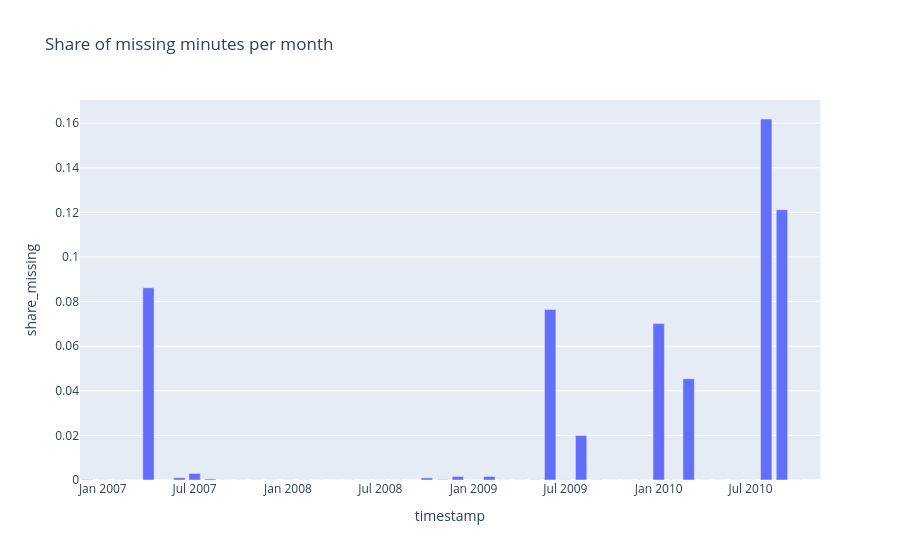

Source (notebook cell):
### Code cell
# Which years/months lose the most data?
missing_by_month = raw["Global_active_power"].isna().groupby(raw.index.to_period("M")).mean()
px.bar(missing_by_month.rename("share_missing").reset_index().astype({"timestamp": str}),
       x="timestamp", y="share_missing", title="Share of missing minutes per month")

### Figure 1 — Plotly figure (JSON) as saved in the notebook; plotly's stock layout.template omitted (floating-point values rounded to 4 significant figures)
{"data": [{"hovertemplate": "timestamp=%{x}<br>share_missing=%{y}<extra></extra>", "legendgroup": "", "marker": {"color": "#636efa", "pattern": {"shape": ""}}, "name": "", "orientation": "v", "showlegend": false, "textposition": "auto", "type": "bar", "x": ["2006-12", "2007-01", "2007-02", "2007-03", "2007-04", "2007-05", "2007-06", "2007-07", "2007-08", "2007-09", "2007-10", "2007-11", "2007-12", "2008-01", "2008-02", "2008-03", "2008-04", "2008-05", "2008-06", "2008-07", "2008-08", "2008-09", "2008-10", "2008-11", "2008-12", "2009-01", "2009-02", "2009-03", "2009-04", "2009-05", "2009-06", "2009-07", "2009-08", "2009-09", "2009-10", "2009-11", "2009-12", "2010-01", "2010-02", "2010-03", "2010-04", "2010-05", "2010-06", "2010-07", "2010-08", "2010-09", "2010-10", "2010-11"], "xaxis": "x", "y": [0.0001819, 4.48e-05, 4.96e-05, 2.24e-05, 0.08618, 0.0, 0.0009954, 0.002935, 0.0004928, 4.63e-05, 4.48e-05, 4.63e-05, 2.24e-05, 2.24e-05, 7.184e-05, 2.24e-05, 0.0, 4.48e-05, 2.315e-05, 4.48e-05, 4.48e-05, 0.0, 0.0009633, 0.0002083, 0.001591, 2.24e-05, 0.001587, 4.48e-05, 4.63e-05, 8.961e-05, 0.0765, 8.961e-05, 0.01996, 6.944e-05, 2.24e-05, 2.315e-05, 4.48e-05, 0.07014, 4.96e-05, 0.04541, 2.315e-05, 2.24e-05, 4.63e-05, 2.24e-05, 0.1619, 0.1212, 2.24e-05, 0.0], "yaxis": "y"}], "layout": {"barmode": "relative", "legend": {"tracegroupgap": 0}, "title": {"text": "Share of missing minutes per month"}, "xaxis": {"anchor": "y", "domain": [0, 1], "title": {"text": "timestamp"}}, "yaxis": {"anchor": "x", "domain": [0, 1], "title": {"text": "share_missing"}}}}
